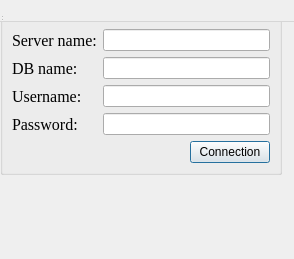
<?xml version="1.0" encoding="UTF-8"?>
<ui version="4.0">
 <class>LoginWindow</class>
 <widget class="QDialog" name="LoginWindow">
  <property name="geometry">
   <rect>
    <x>0</x>
    <y>0</y>
    <width>294</width>
    <height>259</height>
   </rect>
  </property>
  <property name="windowTitle">
   <string>SQL_Login</string>
  </property>
  <widget class="QWidget" name="centralwidget">
   <layout class="QGridLayout" name="gridLayout_2">
    <item row="0" column="0">
     <widget class="QGroupBox" name="groupBox">
      <property name="title">
       <string>Enter the data to login</string>
      </property>
      <layout class="QGridLayout" name="gridLayout">
       <item row="0" column="0" colspan="2">
        <layout class="QHBoxLayout" name="horizontalLayout">
         <item>
          <layout class="QVBoxLayout" name="verticalLayout_2">
           <item>
            <widget class="QLabel" name="serverLabel">
             <property name="font">
              <font>
               <family>Times New Roman</family>
               <pointsize>12</pointsize>
              </font>
             </property>
             <property name="text">
              <string>Server name:</string>
             </property>
             <property name="textFormat">
              <enum>Qt::AutoText</enum>
             </property>
             <property name="buddy">
              <cstring>serverField</cstring>
             </property>
            </widget>
           </item>
           <item>
            <widget class="QLabel" name="dbLabel">
             <property name="font">
              <font>
               <family>Times New Roman</family>
               <pointsize>12</pointsize>
              </font>
             </property>
             <property name="text">
              <string>DB name:</string>
             </property>
             <property name="textFormat">
              <enum>Qt::AutoText</enum>
             </property>
             <property name="buddy">
              <cstring>dbField</cstring>
             </property>
            </widget>
           </item>
           <item>
            <widget class="QLabel" name="usernameLabel">
             <property name="font">
              <font>
               <family>Times New Roman</family>
               <pointsize>12</pointsize>
              </font>
             </property>
             <property name="text">
              <string>Username:</string>
             </property>
             <property name="textFormat">
              <enum>Qt::AutoText</enum>
             </property>
             <property name="buddy">
              <cstring>usernameField</cstring>
             </property>
            </widget>
           </item>
           <item>
            <widget class="QLabel" name="passwordLabel">
             <property name="font">
              <font>
               <family>Times New Roman</family>
               <pointsize>12</pointsize>
              </font>
             </property>
             <property name="text">
              <string>Password:</string>
             </property>
             <property name="textFormat">
              <enum>Qt::AutoText</enum>
             </property>
             <property name="buddy">
              <cstring>passwordField</cstring>
             </property>
            </widget>
           </item>
          </layout>
         </item>
         <item>
          <layout class="QVBoxLayout" name="verticalLayout">
           <item>
            <widget class="QLineEdit" name="serverField"/>
           </item>
           <item>
            <widget class="QLineEdit" name="dbField"/>
           </item>
           <item>
            <widget class="QLineEdit" name="usernameField"/>
           </item>
           <item>
            <widget class="QLineEdit" name="passwordField"/>
           </item>
          </layout>
         </item>
        </layout>
       </item>
       <item row="1" column="0">
        <spacer name="horizontalSpacer">
         <property name="orientation">
          <enum>Qt::Horizontal</enum>
         </property>
         <property name="sizeHint" stdset="0">
          <size>
           <width>172</width>
           <height>20</height>
          </size>
         </property>
        </spacer>
       </item>
       <item row="1" column="1">
        <widget class="QPushButton" name="connectButton">
         <property name="text">
          <string>Connection</string>
         </property>
        </widget>
       </item>
      </layout>
     </widget>
    </item>
   </layout>
  </widget>
  <widget class="QMenuBar" name="menubar">
   <property name="geometry">
    <rect>
     <x>0</x>
     <y>0</y>
     <width>294</width>
     <height>22</height>
    </rect>
   </property>
  </widget>
  <widget class="QStatusBar" name="statusbar"/>
 </widget>
 <resources/>
 <connections/>
</ui>
